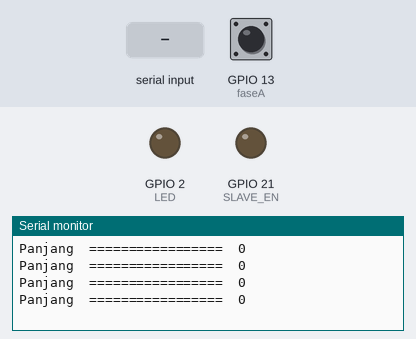
Recording of a sketch running on a simulated ESP32. Shown: output pins drawn as LEDs (lit = HIGH), the last lines printed to the serial monitor. The inputs (shaded band) are chosen by the test bench; at power-on: GPIO 13 (faseA) HIGH. Nothing arrives over Bluetooth unless stated.

Above: at 1.2 s.
1.3 s: "data 1 : \n" received over Serial
At 1.46 s:
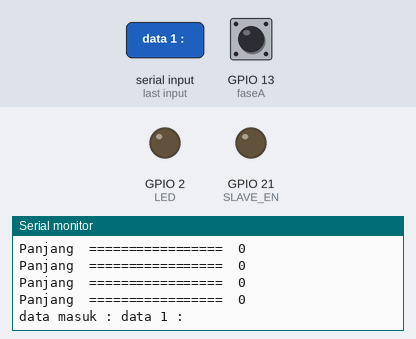
2.8 s: "#\n" received over Serial
At 2.96 s:
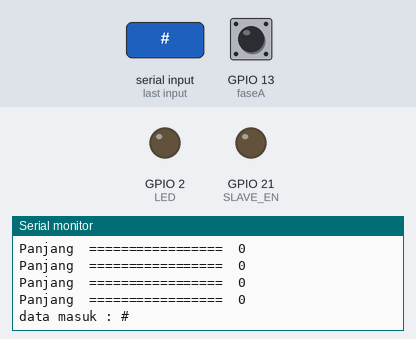
4.3 s: "@\n" received over Serial
At 4.47 s:
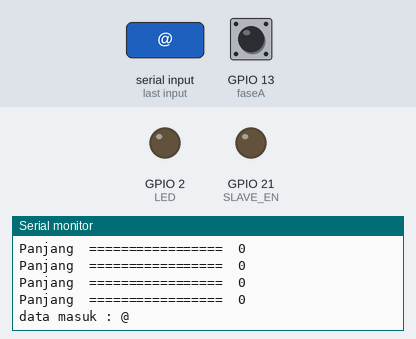

Measured:
- after the input at 1.3 s, the serial monitor: prints a new line at once (image 1)
- after the input at 2.8 s, the serial monitor: prints a new line at once (image 2)
- after the input at 4.3 s, the serial monitor: prints a new line at once (image 3)

The sketch:

test2213p_i.ino
```cpp
 #define LED       2
#define SLAVE_EN  21


//======================encoder=================
#define faseA 13
#define faseB 12

int sudut = 0, sudutraw, counter = 0, stateA, stateAend;
int panjangLama = 0;

//======================parsingData=============
String dataIn;
String dt[10];
int i;
boolean parsing = false;


int yaw = 0, pitch = 0, roll = 0;
//=================Bluetooth=================
#include "BluetoothSerial.h"


#if !defined(CONFIG_BT_ENABLED) || !defined(CONFIG_BLUEDROID_ENABLED)
#error Bluetooth is not enabled! Please run `make menuconfig` to and enable it
#endif

BluetoothSerial SerialBT;

int panjang = 0;

void baca() {
  if (digitalRead(faseB) == HIGH) {
    counter++;
  }
  else if (digitalRead(faseB) == LOW) {
    counter--;
  }
}

void setup() {
  pinMode(LED , OUTPUT);                        // Declare LED pin as output
  pinMode(SLAVE_EN , OUTPUT);                   // Declare Enable pin as output
  pinMode(faseA, INPUT);
  pinMode(faseB, INPUT);

  attachInterrupt(faseA, baca, RISING);
  // attachInterrupt(faseB, ISR, Mode);

  Serial.begin(9600);                           // set serial communication baudrate
  digitalWrite(SLAVE_EN , LOW);                 // Make Enable pin low
  // Receiving mode ON
  dataIn = "";

  SerialBT.begin("Inclinometer"); //Bluetooth device name


}
unsigned long waktu = millis(), waktuEncoder = millis();
void loop() {
  digitalWrite(SLAVE_EN , LOW);// receiver
  if (Serial.available() > 0)
  {
    char inChar = (char)Serial.read();
    dataIn += inChar;
    if (inChar == '\n') {
      parsing = true;
    }
  }
  if (parsing)
  {
    parsingData();
    parsing = false;
    dataIn = "";
  }
  // bacaEncoder();
  if (millis() - waktuEncoder > 250) {
    panjang = counter * 50 / 24000;
    waktuEncoder = millis();
    Serial.print("Panjang  =================  ");
    Serial.println(panjang);
  }

  if (panjang != panjangLama) {
    Serial.println("==========================kirimBT");
    kirimBT();
    panjangLama = panjang;
  }
}


void parsingData()
{

  int j = 0;
  //kirim data yang telah diterima sebelumnya
  Serial.print("data masuk : ");
  Serial.print(dataIn);
  Serial.print("\n");
  //  SerialBT.write(dataIn);
  //inisialisasi variabel, (reset isi variabel)
  dt[j] = "";
  //proses parsing data
  for (i = 0; i < dataIn.length(); i++)
  {
    //pengecekan tiap karakter dengan karakter (#) dan (,)
    if ((dataIn[i] == '#') || (dataIn[i] == '@') || (dataIn[i] == '='))
    {
      //increment variabel j, digunakan untuk merubah index array penampung
      j++;
      dt[j] = ""; //inisialisasi variabel array dt[j]
    }
    else
    {
      //proses tampung data saat pengecekan karakter selesai.
      dt[j] = dt[j] + dataIn[i];
    }
  }
  yaw = dt[1].toFloat();
  pitch = dt[2].toFloat();
  roll = dt[3].toFloat();
  //kirim data hasil parsing
  //  Serial.print("data 1 : ");
  //  Serial.print(dt[0]);
  //  Serial.print("\n");
  //  Serial.print("yaw   = ");
  //  Serial.print(dt[1].toFloat());
  //  Serial.print("\n");
  //  Serial.print("pitch = ");
  //  Serial.print(dt[2].toFloat());
  //  Serial.print("\n");
  //  Serial.print("roll  = ");
  //  Serial.print(dt[3].toFloat());
  //  Serial.print("\n");
  //  Serial.print("data 5 : ");
  //  Serial.print(dt[4]);
  //  Serial.print("\n\n");


  //  SerialBT.print("data 1 : ");
  //  SerialBT.print(dt[0]);
  //  SerialBT.print("\n");
  //  SerialBT.print("yaw   = ");
  //  SerialBT.print(dt[1].toFloat());
  //  SerialBT.print("\n");
  //  SerialBT.print("pitch = ");
  //  SerialBT.print(dt[2].toFloat());
  //  SerialBT.print("\n");
  //  SerialBT.print("roll  = ");
  //  SerialBT.print(dt[3].toFloat());
  //  SerialBT.print("\n\n");
  //delay(1000);
  dataIn = "";
}


void bacaEncoder()
{
  stateA = digitalRead(faseA); // baca status awal dari fase A
  // kalo kondisi state fase A sekarang dan sebelumnya berbeda, berarti ada pulsa yang masuk guys
  if (stateA != stateAend) {
    // kalo state fase B berbeda dengan state fase A, berarti encoder berputar searah jarum jam
    if (digitalRead(faseB) != stateA) {
      counter ++;
    } else {
      counter --;
    }
    //Serial.println(counter);
    sudutraw = counter;
  }
  stateAend = stateA; //update state dari fase
  sudut = sudutraw / 5.57;


}
void kirimBT() {
  //  SerialBT.print("X");
  SerialBT.print(pitch);
  SerialBT.print("#");
  SerialBT.print(yaw);
  //  SerialBT.print("Y");
  //  SerialBT.print("R");
  SerialBT.print("#");
  SerialBT.print(roll);
  SerialBT.print("#");
  //  SerialBT.print("P");
  SerialBT.print(panjang);


  //  SerialBT.print("Set");

  SerialBT.print("\n\n");
  waktu = millis();
}
```
